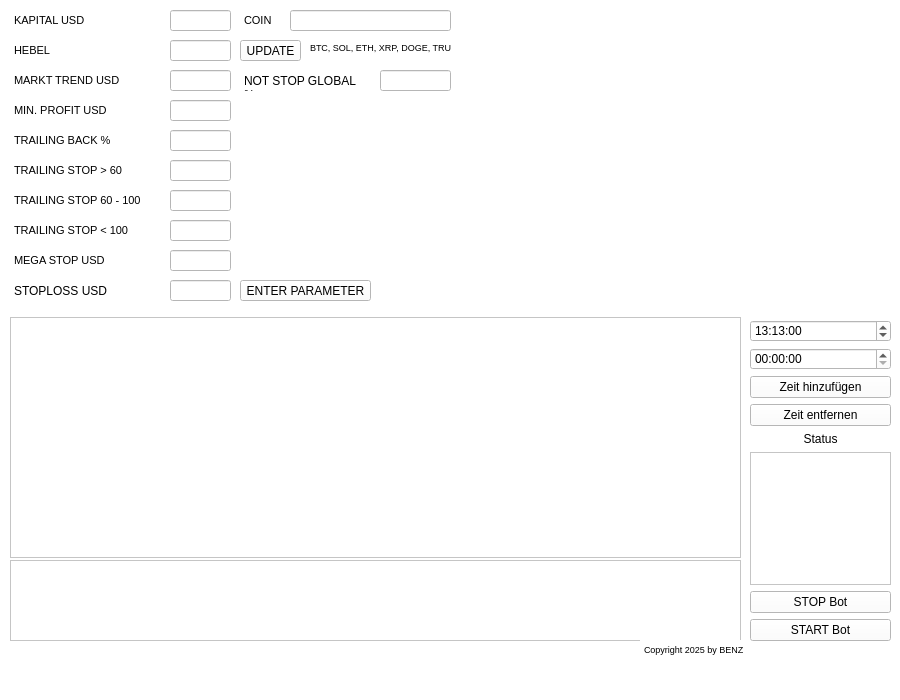
 <widget class="QMainWindow" name="TradingBotV1">
  <property name="geometry">
   <rect>
    <x>0</x>
    <y>0</y>
    <width>900</width>
    <height>700</height>
   </rect>
  </property>
  <property name="minimumSize">
   <size>
    <width>900</width>
    <height>700</height>
   </size>
  </property>
  <property name="maximumSize">
   <size>
    <width>900</width>
    <height>700</height>
   </size>
  </property>
  <property name="sizeIncrement">
   <size>
    <width>900</width>
    <height>700</height>
   </size>
  </property>
  <property name="baseSize">
   <size>
    <width>900</width>
    <height>700</height>
   </size>
  </property>
  <property name="windowTitle">
   <string>TradingBotV1.0</string>
  </property>
  <property name="styleSheet">
   <string notr="true">background-color: white;
</string>
  </property>
  <widget class="QWidget" name="centralwidget">
   <widget class="QWidget" name="layoutWidget">
    <property name="geometry">
     <rect>
      <x>10</x>
      <y>317</y>
      <width>731</width>
      <height>241</height>
     </rect>
    </property>
    <layout class="QVBoxLayout" name="verticalLayout">
     <item>
      <widget class="QTextEdit" name="outputArea">
       <property name="styleSheet">
        <string notr="true">background-color: white;
</string>
       </property>
      </widget>
     </item>
    </layout>
   </widget>
   <widget class="QTextEdit" name="textEdit">
    <property name="geometry">
     <rect>
      <x>10</x>
      <y>10</y>
      <width>151</width>
      <height>21</height>
     </rect>
    </property>
    <property name="styleSheet">
     <string notr="true">background-color: white;
</string>
    </property>
    <property name="frameShape">
     <enum>QFrame::NoFrame</enum>
    </property>
    <property name="frameShadow">
     <enum>QFrame::Raised</enum>
    </property>
    <property name="verticalScrollBarPolicy">
     <enum>Qt::ScrollBarAlwaysOff</enum>
    </property>
    <property name="horizontalScrollBarPolicy">
     <enum>Qt::ScrollBarAlwaysOff</enum>
    </property>
    <property name="html">
     <string>&lt;!DOCTYPE HTML PUBLIC &quot;-//W3C//DTD HTML 4.0//EN&quot; &quot;http://www.w3.org/TR/REC-html40/strict.dtd&quot;&gt;
&lt;html&gt;&lt;head&gt;&lt;meta name=&quot;qrichtext&quot; content=&quot;1&quot; /&gt;&lt;meta charset=&quot;utf-8&quot; /&gt;&lt;style type=&quot;text/css&quot;&gt;
p, li { white-space: pre-wrap; }
hr { height: 1px; border-width: 0; }
li.unchecked::marker { content: &quot;\2610&quot;; }
li.checked::marker { content: &quot;\2612&quot;; }
&lt;/style&gt;&lt;/head&gt;&lt;body style=&quot; font-family:'Segoe UI'; font-size:9pt; font-weight:400; font-style:normal;&quot;&gt;
&lt;p style=&quot; margin-top:12px; margin-bottom:12px; margin-left:0px; margin-right:0px; -qt-block-indent:0; text-indent:0px;&quot;&gt;&lt;span style=&quot; font-size:8pt;&quot;&gt;KAPITAL USD&lt;/span&gt;&lt;/p&gt;&lt;/body&gt;&lt;/html&gt;</string>
    </property>
   </widget>
   <widget class="QTextEdit" name="textEdit_2">
    <property name="geometry">
     <rect>
      <x>10</x>
      <y>40</y>
      <width>151</width>
      <height>21</height>
     </rect>
    </property>
    <property name="styleSheet">
     <string notr="true">background-color: white;
</string>
    </property>
    <property name="frameShape">
     <enum>QFrame::NoFrame</enum>
    </property>
    <property name="frameShadow">
     <enum>QFrame::Plain</enum>
    </property>
    <property name="verticalScrollBarPolicy">
     <enum>Qt::ScrollBarAlwaysOff</enum>
    </property>
    <property name="horizontalScrollBarPolicy">
     <enum>Qt::ScrollBarAlwaysOff</enum>
    </property>
    <property name="html">
     <string>&lt;!DOCTYPE HTML PUBLIC &quot;-//W3C//DTD HTML 4.0//EN&quot; &quot;http://www.w3.org/TR/REC-html40/strict.dtd&quot;&gt;
&lt;html&gt;&lt;head&gt;&lt;meta name=&quot;qrichtext&quot; content=&quot;1&quot; /&gt;&lt;meta charset=&quot;utf-8&quot; /&gt;&lt;style type=&quot;text/css&quot;&gt;
p, li { white-space: pre-wrap; }
hr { height: 1px; border-width: 0; }
li.unchecked::marker { content: &quot;\2610&quot;; }
li.checked::marker { content: &quot;\2612&quot;; }
&lt;/style&gt;&lt;/head&gt;&lt;body style=&quot; font-family:'Segoe UI'; font-size:9pt; font-weight:400; font-style:normal;&quot;&gt;
&lt;p style=&quot; margin-top:0px; margin-bottom:0px; margin-left:0px; margin-right:0px; -qt-block-indent:0; text-indent:0px;&quot;&gt;&lt;span style=&quot; font-size:8pt;&quot;&gt;HEBEL&lt;/span&gt;&lt;/p&gt;&lt;/body&gt;&lt;/html&gt;</string>
    </property>
   </widget>
   <widget class="QTextEdit" name="textEdit_3">
    <property name="geometry">
     <rect>
      <x>10</x>
      <y>100</y>
      <width>151</width>
      <height>21</height>
     </rect>
    </property>
    <property name="styleSheet">
     <string notr="true">background-color: white;
</string>
    </property>
    <property name="frameShape">
     <enum>QFrame::NoFrame</enum>
    </property>
    <property name="frameShadow">
     <enum>QFrame::Plain</enum>
    </property>
    <property name="verticalScrollBarPolicy">
     <enum>Qt::ScrollBarAlwaysOff</enum>
    </property>
    <property name="horizontalScrollBarPolicy">
     <enum>Qt::ScrollBarAlwaysOff</enum>
    </property>
    <property name="html">
     <string>&lt;!DOCTYPE HTML PUBLIC &quot;-//W3C//DTD HTML 4.0//EN&quot; &quot;http://www.w3.org/TR/REC-html40/strict.dtd&quot;&gt;
&lt;html&gt;&lt;head&gt;&lt;meta name=&quot;qrichtext&quot; content=&quot;1&quot; /&gt;&lt;meta charset=&quot;utf-8&quot; /&gt;&lt;style type=&quot;text/css&quot;&gt;
p, li { white-space: pre-wrap; }
hr { height: 1px; border-width: 0; }
li.unchecked::marker { content: &quot;\2610&quot;; }
li.checked::marker { content: &quot;\2612&quot;; }
&lt;/style&gt;&lt;/head&gt;&lt;body style=&quot; font-family:'Segoe UI'; font-size:9pt; font-weight:400; font-style:normal;&quot;&gt;
&lt;p style=&quot; margin-top:0px; margin-bottom:0px; margin-left:0px; margin-right:0px; -qt-block-indent:0; text-indent:0px;&quot;&gt;&lt;span style=&quot; font-size:8pt;&quot;&gt;MIN. PROFIT USD &lt;/span&gt;&lt;/p&gt;&lt;/body&gt;&lt;/html&gt;</string>
    </property>
   </widget>
   <widget class="QTextEdit" name="textEdit_4">
    <property name="geometry">
     <rect>
      <x>10</x>
      <y>70</y>
      <width>151</width>
      <height>21</height>
     </rect>
    </property>
    <property name="styleSheet">
     <string notr="true">background-color: white;
</string>
    </property>
    <property name="frameShape">
     <enum>QFrame::NoFrame</enum>
    </property>
    <property name="frameShadow">
     <enum>QFrame::Plain</enum>
    </property>
    <property name="verticalScrollBarPolicy">
     <enum>Qt::ScrollBarAlwaysOff</enum>
    </property>
    <property name="horizontalScrollBarPolicy">
     <enum>Qt::ScrollBarAlwaysOff</enum>
    </property>
    <property name="html">
     <string>&lt;!DOCTYPE HTML PUBLIC &quot;-//W3C//DTD HTML 4.0//EN&quot; &quot;http://www.w3.org/TR/REC-html40/strict.dtd&quot;&gt;
&lt;html&gt;&lt;head&gt;&lt;meta name=&quot;qrichtext&quot; content=&quot;1&quot; /&gt;&lt;meta charset=&quot;utf-8&quot; /&gt;&lt;style type=&quot;text/css&quot;&gt;
p, li { white-space: pre-wrap; }
hr { height: 1px; border-width: 0; }
li.unchecked::marker { content: &quot;\2610&quot;; }
li.checked::marker { content: &quot;\2612&quot;; }
&lt;/style&gt;&lt;/head&gt;&lt;body style=&quot; font-family:'Segoe UI'; font-size:9pt; font-weight:400; font-style:normal;&quot;&gt;
&lt;p style=&quot; margin-top:0px; margin-bottom:0px; margin-left:0px; margin-right:0px; -qt-block-indent:0; text-indent:0px;&quot;&gt;&lt;span style=&quot; font-size:8pt;&quot;&gt;MARKT TREND USD&lt;/span&gt;&lt;/p&gt;&lt;/body&gt;&lt;/html&gt;</string>
    </property>
   </widget>
   <widget class="QTextEdit" name="textEdit_5">
    <property name="geometry">
     <rect>
      <x>10</x>
      <y>190</y>
      <width>151</width>
      <height>21</height>
     </rect>
    </property>
    <property name="styleSheet">
     <string notr="true">background-color: white;
</string>
    </property>
    <property name="frameShape">
     <enum>QFrame::NoFrame</enum>
    </property>
    <property name="frameShadow">
     <enum>QFrame::Plain</enum>
    </property>
    <property name="verticalScrollBarPolicy">
     <enum>Qt::ScrollBarAlwaysOff</enum>
    </property>
    <property name="horizontalScrollBarPolicy">
     <enum>Qt::ScrollBarAlwaysOff</enum>
    </property>
    <property name="html">
     <string>&lt;!DOCTYPE HTML PUBLIC &quot;-//W3C//DTD HTML 4.0//EN&quot; &quot;http://www.w3.org/TR/REC-html40/strict.dtd&quot;&gt;
&lt;html&gt;&lt;head&gt;&lt;meta name=&quot;qrichtext&quot; content=&quot;1&quot; /&gt;&lt;meta charset=&quot;utf-8&quot; /&gt;&lt;style type=&quot;text/css&quot;&gt;
p, li { white-space: pre-wrap; }
hr { height: 1px; border-width: 0; }
li.unchecked::marker { content: &quot;\2610&quot;; }
li.checked::marker { content: &quot;\2612&quot;; }
&lt;/style&gt;&lt;/head&gt;&lt;body style=&quot; font-family:'Segoe UI'; font-size:9pt; font-weight:400; font-style:normal;&quot;&gt;
&lt;p style=&quot; margin-top:0px; margin-bottom:0px; margin-left:0px; margin-right:0px; -qt-block-indent:0; text-indent:0px;&quot;&gt;&lt;span style=&quot; font-size:8pt;&quot;&gt;TRAILING STOP 60 - 100&lt;/span&gt;&lt;/p&gt;&lt;/body&gt;&lt;/html&gt;</string>
    </property>
   </widget>
   <widget class="QTextEdit" name="textEdit_6">
    <property name="geometry">
     <rect>
      <x>10</x>
      <y>160</y>
      <width>151</width>
      <height>21</height>
     </rect>
    </property>
    <property name="styleSheet">
     <string notr="true">background-color: white;
</string>
    </property>
    <property name="frameShape">
     <enum>QFrame::NoFrame</enum>
    </property>
    <property name="frameShadow">
     <enum>QFrame::Plain</enum>
    </property>
    <property name="verticalScrollBarPolicy">
     <enum>Qt::ScrollBarAlwaysOff</enum>
    </property>
    <property name="horizontalScrollBarPolicy">
     <enum>Qt::ScrollBarAlwaysOff</enum>
    </property>
    <property name="html">
     <string>&lt;!DOCTYPE HTML PUBLIC &quot;-//W3C//DTD HTML 4.0//EN&quot; &quot;http://www.w3.org/TR/REC-html40/strict.dtd&quot;&gt;
&lt;html&gt;&lt;head&gt;&lt;meta name=&quot;qrichtext&quot; content=&quot;1&quot; /&gt;&lt;meta charset=&quot;utf-8&quot; /&gt;&lt;style type=&quot;text/css&quot;&gt;
p, li { white-space: pre-wrap; }
hr { height: 1px; border-width: 0; }
li.unchecked::marker { content: &quot;\2610&quot;; }
li.checked::marker { content: &quot;\2612&quot;; }
&lt;/style&gt;&lt;/head&gt;&lt;body style=&quot; font-family:'Segoe UI'; font-size:9pt; font-weight:400; font-style:normal;&quot;&gt;
&lt;p style=&quot; margin-top:0px; margin-bottom:0px; margin-left:0px; margin-right:0px; -qt-block-indent:0; text-indent:0px;&quot;&gt;&lt;span style=&quot; font-size:8pt;&quot;&gt;TRAILING STOP &amp;gt; 60&lt;/span&gt;&lt;/p&gt;&lt;/body&gt;&lt;/html&gt;</string>
    </property>
   </widget>
   <widget class="QTextEdit" name="textEdit_7">
    <property name="geometry">
     <rect>
      <x>10</x>
      <y>130</y>
      <width>151</width>
      <height>21</height>
     </rect>
    </property>
    <property name="styleSheet">
     <string notr="true">background-color: white;
</string>
    </property>
    <property name="frameShape">
     <enum>QFrame::NoFrame</enum>
    </property>
    <property name="frameShadow">
     <enum>QFrame::Plain</enum>
    </property>
    <property name="verticalScrollBarPolicy">
     <enum>Qt::ScrollBarAlwaysOff</enum>
    </property>
    <property name="horizontalScrollBarPolicy">
     <enum>Qt::ScrollBarAlwaysOff</enum>
    </property>
    <property name="html">
     <string>&lt;!DOCTYPE HTML PUBLIC &quot;-//W3C//DTD HTML 4.0//EN&quot; &quot;http://www.w3.org/TR/REC-html40/strict.dtd&quot;&gt;
&lt;html&gt;&lt;head&gt;&lt;meta name=&quot;qrichtext&quot; content=&quot;1&quot; /&gt;&lt;meta charset=&quot;utf-8&quot; /&gt;&lt;style type=&quot;text/css&quot;&gt;
p, li { white-space: pre-wrap; }
hr { height: 1px; border-width: 0; }
li.unchecked::marker { content: &quot;\2610&quot;; }
li.checked::marker { content: &quot;\2612&quot;; }
&lt;/style&gt;&lt;/head&gt;&lt;body style=&quot; font-family:'Segoe UI'; font-size:9pt; font-weight:400; font-style:normal;&quot;&gt;
&lt;p style=&quot; margin-top:0px; margin-bottom:0px; margin-left:0px; margin-right:0px; -qt-block-indent:0; text-indent:0px;&quot;&gt;&lt;span style=&quot; font-size:8pt;&quot;&gt;TRAILING BACK %&lt;/span&gt;&lt;/p&gt;&lt;/body&gt;&lt;/html&gt;</string>
    </property>
   </widget>
   <widget class="QTextEdit" name="textEdit_8">
    <property name="geometry">
     <rect>
      <x>10</x>
      <y>250</y>
      <width>151</width>
      <height>21</height>
     </rect>
    </property>
    <property name="styleSheet">
     <string notr="true">background-color: white;
</string>
    </property>
    <property name="frameShape">
     <enum>QFrame::NoFrame</enum>
    </property>
    <property name="frameShadow">
     <enum>QFrame::Plain</enum>
    </property>
    <property name="verticalScrollBarPolicy">
     <enum>Qt::ScrollBarAlwaysOff</enum>
    </property>
    <property name="horizontalScrollBarPolicy">
     <enum>Qt::ScrollBarAlwaysOff</enum>
    </property>
    <property name="html">
     <string>&lt;!DOCTYPE HTML PUBLIC &quot;-//W3C//DTD HTML 4.0//EN&quot; &quot;http://www.w3.org/TR/REC-html40/strict.dtd&quot;&gt;
&lt;html&gt;&lt;head&gt;&lt;meta name=&quot;qrichtext&quot; content=&quot;1&quot; /&gt;&lt;meta charset=&quot;utf-8&quot; /&gt;&lt;style type=&quot;text/css&quot;&gt;
p, li { white-space: pre-wrap; }
hr { height: 1px; border-width: 0; }
li.unchecked::marker { content: &quot;\2610&quot;; }
li.checked::marker { content: &quot;\2612&quot;; }
&lt;/style&gt;&lt;/head&gt;&lt;body style=&quot; font-family:'Segoe UI'; font-size:9pt; font-weight:400; font-style:normal;&quot;&gt;
&lt;p style=&quot; margin-top:0px; margin-bottom:0px; margin-left:0px; margin-right:0px; -qt-block-indent:0; text-indent:0px;&quot;&gt;&lt;span style=&quot; font-size:8pt;&quot;&gt;MEGA STOP USD&lt;/span&gt;&lt;/p&gt;&lt;/body&gt;&lt;/html&gt;</string>
    </property>
   </widget>
   <widget class="QPushButton" name="enterParameterButton">
    <property name="geometry">
     <rect>
      <x>240</x>
      <y>280</y>
      <width>131</width>
      <height>21</height>
     </rect>
    </property>
    <property name="text">
     <string>ENTER PARAMETER</string>
    </property>
   </widget>
   <widget class="QLineEdit" name="entryOffsetLineEdit">
    <property name="geometry">
     <rect>
      <x>170</x>
      <y>70</y>
      <width>61</width>
      <height>21</height>
     </rect>
    </property>
    <property name="styleSheet">
     <string notr="true">background-color: white;
</string>
    </property>
   </widget>
   <widget class="QLineEdit" name="minProfitLineEdit">
    <property name="geometry">
     <rect>
      <x>170</x>
      <y>100</y>
      <width>61</width>
      <height>21</height>
     </rect>
    </property>
    <property name="styleSheet">
     <string notr="true">background-color: white;
</string>
    </property>
   </widget>
   <widget class="QLineEdit" name="trailingDropLineEdit">
    <property name="geometry">
     <rect>
      <x>170</x>
      <y>130</y>
      <width>61</width>
      <height>21</height>
     </rect>
    </property>
    <property name="styleSheet">
     <string notr="true">background-color: white;
</string>
    </property>
   </widget>
   <widget class="QLineEdit" name="trailingStopBelowLineEdit">
    <property name="geometry">
     <rect>
      <x>170</x>
      <y>160</y>
      <width>61</width>
      <height>21</height>
     </rect>
    </property>
    <property name="styleSheet">
     <string notr="true">background-color: white;
</string>
    </property>
   </widget>
   <widget class="QLineEdit" name="trailingStopBetweenLineEdit">
    <property name="geometry">
     <rect>
      <x>170</x>
      <y>190</y>
      <width>61</width>
      <height>21</height>
     </rect>
    </property>
    <property name="styleSheet">
     <string notr="true">background-color: white;
</string>
    </property>
   </widget>
   <widget class="QLineEdit" name="megaStopLineEdit">
    <property name="geometry">
     <rect>
      <x>170</x>
      <y>250</y>
      <width>61</width>
      <height>21</height>
     </rect>
    </property>
   </widget>
   <widget class="QLineEdit" name="trailingStopAboveLineEdit">
    <property name="geometry">
     <rect>
      <x>170</x>
      <y>220</y>
      <width>61</width>
      <height>21</height>
     </rect>
    </property>
    <property name="styleSheet">
     <string notr="true">background-color: white;
</string>
    </property>
   </widget>
   <widget class="QTextEdit" name="textEdit_9">
    <property name="geometry">
     <rect>
      <x>10</x>
      <y>220</y>
      <width>151</width>
      <height>21</height>
     </rect>
    </property>
    <property name="styleSheet">
     <string notr="true">background-color: white;
</string>
    </property>
    <property name="frameShape">
     <enum>QFrame::NoFrame</enum>
    </property>
    <property name="frameShadow">
     <enum>QFrame::Plain</enum>
    </property>
    <property name="verticalScrollBarPolicy">
     <enum>Qt::ScrollBarAlwaysOff</enum>
    </property>
    <property name="horizontalScrollBarPolicy">
     <enum>Qt::ScrollBarAlwaysOff</enum>
    </property>
    <property name="html">
     <string>&lt;!DOCTYPE HTML PUBLIC &quot;-//W3C//DTD HTML 4.0//EN&quot; &quot;http://www.w3.org/TR/REC-html40/strict.dtd&quot;&gt;
&lt;html&gt;&lt;head&gt;&lt;meta name=&quot;qrichtext&quot; content=&quot;1&quot; /&gt;&lt;meta charset=&quot;utf-8&quot; /&gt;&lt;style type=&quot;text/css&quot;&gt;
p, li { white-space: pre-wrap; }
hr { height: 1px; border-width: 0; }
li.unchecked::marker { content: &quot;\2610&quot;; }
li.checked::marker { content: &quot;\2612&quot;; }
&lt;/style&gt;&lt;/head&gt;&lt;body style=&quot; font-family:'Segoe UI'; font-size:9pt; font-weight:400; font-style:normal;&quot;&gt;
&lt;p style=&quot; margin-top:0px; margin-bottom:0px; margin-left:0px; margin-right:0px; -qt-block-indent:0; text-indent:0px;&quot;&gt;&lt;span style=&quot; font-size:8pt;&quot;&gt;TRAILING STOP &amp;lt; 100&lt;/span&gt;&lt;/p&gt;&lt;/body&gt;&lt;/html&gt;</string>
    </property>
   </widget>
   <widget class="QLineEdit" name="leverageLineEdit">
    <property name="geometry">
     <rect>
      <x>170</x>
      <y>40</y>
      <width>61</width>
      <height>21</height>
     </rect>
    </property>
    <property name="styleSheet">
     <string notr="true">background-color: white;
</string>
    </property>
   </widget>
   <widget class="QLineEdit" name="tradeAmountLineEdit">
    <property name="geometry">
     <rect>
      <x>170</x>
      <y>10</y>
      <width>61</width>
      <height>21</height>
     </rect>
    </property>
    <property name="styleSheet">
     <string notr="true">background-color: white;
</string>
    </property>
   </widget>
   <widget class="QLabel" name="label">
    <property name="geometry">
     <rect>
      <x>-10</x>
      <y>-20</y>
      <width>1001</width>
      <height>331</height>
     </rect>
    </property>
    <property name="minimumSize">
     <size>
      <width>781</width>
      <height>0</height>
     </size>
    </property>
    <property name="text">
     <string/>
    </property>
    <property name="pixmap">
     <pixmap>BT1.png</pixmap>
    </property>
    <property name="scaledContents">
     <bool>true</bool>
    </property>
   </widget>
   <widget class="QWidget" name="verticalLayoutWidget">
    <property name="geometry">
     <rect>
      <x>750</x>
      <y>320</y>
      <width>141</width>
      <height>321</height>
     </rect>
    </property>
    <layout class="QVBoxLayout" name="verticalLayout_2">
     <item>
      <widget class="QTimeEdit" name="timeEditStart">
       <property name="dateTime">
        <datetime>
         <hour>13</hour>
         <minute>13</minute>
         <second>0</second>
         <year>2025</year>
         <month>3</month>
         <day>16</day>
        </datetime>
       </property>
       <property name="date">
        <date>
         <year>2025</year>
         <month>3</month>
         <day>16</day>
        </date>
       </property>
       <property name="calendarPopup">
        <bool>true</bool>
       </property>
       <property name="time">
        <time>
         <hour>13</hour>
         <minute>13</minute>
         <second>0</second>
        </time>
       </property>
      </widget>
     </item>
     <item>
      <widget class="QTimeEdit" name="timeEditStop"/>
     </item>
     <item>
      <widget class="QPushButton" name="btnAddSchedule">
       <property name="text">
        <string>Zeit hinzufügen</string>
       </property>
      </widget>
     </item>
     <item>
      <widget class="QPushButton" name="btnRemoveSchedule">
       <property name="text">
        <string>Zeit entfernen</string>
       </property>
      </widget>
     </item>
     <item>
      <widget class="QLabel" name="lblStatus">
       <property name="text">
        <string>Status</string>
       </property>
       <property name="alignment">
        <set>Qt::AlignCenter</set>
       </property>
      </widget>
     </item>
     <item>
      <widget class="QListWidget" name="listSchedule"/>
     </item>
     <item>
      <widget class="QPushButton" name="stopBotButton">
       <property name="text">
        <string>STOP Bot</string>
       </property>
      </widget>
     </item>
     <item>
      <widget class="QPushButton" name="startBotButton">
       <property name="text">
        <string>START Bot</string>
       </property>
      </widget>
     </item>
    </layout>
   </widget>
   <widget class="QWidget" name="layoutWidget_4">
    <property name="geometry">
     <rect>
      <x>10</x>
      <y>560</y>
      <width>731</width>
      <height>81</height>
     </rect>
    </property>
    <layout class="QVBoxLayout" name="verticalLayout_5">
     <item>
      <widget class="QTableWidget" name="tableWidgetPositions"/>
     </item>
    </layout>
   </widget>
   <widget class="QLabel" name="label_2">
    <property name="geometry">
     <rect>
      <x>310</x>
      <y>40</y>
      <width>141</width>
      <height>16</height>
     </rect>
    </property>
    <property name="text">
     <string>&lt;html&gt;&lt;head/&gt;&lt;body&gt;&lt;p align=&quot;center&quot;&gt;&lt;span style=&quot; font-size:7pt;&quot;&gt;BTC, SOL, ETH, XRP, DOGE, TRUMP&lt;/span&gt;&lt;/p&gt;&lt;/body&gt;&lt;/html&gt;</string>
    </property>
   </widget>
   <widget class="QTextEdit" name="textEdit_11">
    <property name="geometry">
     <rect>
      <x>240</x>
      <y>10</y>
      <width>41</width>
      <height>21</height>
     </rect>
    </property>
    <property name="styleSheet">
     <string notr="true">background-color: white;
</string>
    </property>
    <property name="frameShape">
     <enum>QFrame::NoFrame</enum>
    </property>
    <property name="frameShadow">
     <enum>QFrame::Raised</enum>
    </property>
    <property name="verticalScrollBarPolicy">
     <enum>Qt::ScrollBarAlwaysOff</enum>
    </property>
    <property name="horizontalScrollBarPolicy">
     <enum>Qt::ScrollBarAlwaysOff</enum>
    </property>
    <property name="html">
     <string>&lt;!DOCTYPE HTML PUBLIC &quot;-//W3C//DTD HTML 4.0//EN&quot; &quot;http://www.w3.org/TR/REC-html40/strict.dtd&quot;&gt;
&lt;html&gt;&lt;head&gt;&lt;meta name=&quot;qrichtext&quot; content=&quot;1&quot; /&gt;&lt;meta charset=&quot;utf-8&quot; /&gt;&lt;style type=&quot;text/css&quot;&gt;
p, li { white-space: pre-wrap; }
hr { height: 1px; border-width: 0; }
li.unchecked::marker { content: &quot;\2610&quot;; }
li.checked::marker { content: &quot;\2612&quot;; }
&lt;/style&gt;&lt;/head&gt;&lt;body style=&quot; font-family:'Segoe UI'; font-size:9pt; font-weight:400; font-style:normal;&quot;&gt;
&lt;p style=&quot; margin-top:12px; margin-bottom:12px; margin-left:0px; margin-right:0px; -qt-block-indent:0; text-indent:0px;&quot;&gt;&lt;span style=&quot; font-size:8pt;&quot;&gt;COIN&lt;/span&gt;&lt;/p&gt;&lt;/body&gt;&lt;/html&gt;</string>
    </property>
   </widget>
   <widget class="QLineEdit" name="coinLineEdit">
    <property name="geometry">
     <rect>
      <x>290</x>
      <y>10</y>
      <width>161</width>
      <height>21</height>
     </rect>
    </property>
   </widget>
   <widget class="QPushButton" name="updateConfigButton">
    <property name="geometry">
     <rect>
      <x>240</x>
      <y>40</y>
      <width>61</width>
      <height>21</height>
     </rect>
    </property>
    <property name="text">
     <string>UPDATE</string>
    </property>
   </widget>
   <widget class="QLineEdit" name="fixedStopLossLineEdit">
    <property name="geometry">
     <rect>
      <x>170</x>
      <y>280</y>
      <width>61</width>
      <height>21</height>
     </rect>
    </property>
   </widget>
   <widget class="QTextEdit" name="textEdit_10">
    <property name="geometry">
     <rect>
      <x>10</x>
      <y>280</y>
      <width>151</width>
      <height>21</height>
     </rect>
    </property>
    <property name="styleSheet">
     <string notr="true">background-color: white;
</string>
    </property>
    <property name="frameShape">
     <enum>QFrame::NoFrame</enum>
    </property>
    <property name="frameShadow">
     <enum>QFrame::Plain</enum>
    </property>
    <property name="verticalScrollBarPolicy">
     <enum>Qt::ScrollBarAlwaysOff</enum>
    </property>
    <property name="horizontalScrollBarPolicy">
     <enum>Qt::ScrollBarAlwaysOff</enum>
    </property>
    <property name="html">
     <string>&lt;!DOCTYPE HTML PUBLIC &quot;-//W3C//DTD HTML 4.0//EN&quot; &quot;http://www.w3.org/TR/REC-html40/strict.dtd&quot;&gt;
&lt;html&gt;&lt;head&gt;&lt;meta name=&quot;qrichtext&quot; content=&quot;1&quot; /&gt;&lt;meta charset=&quot;utf-8&quot; /&gt;&lt;style type=&quot;text/css&quot;&gt;
p, li { white-space: pre-wrap; }
hr { height: 1px; border-width: 0; }
li.unchecked::marker { content: &quot;\2610&quot;; }
li.checked::marker { content: &quot;\2612&quot;; }
&lt;/style&gt;&lt;/head&gt;&lt;body style=&quot; font-family:'Segoe UI'; font-size:9pt; font-weight:400; font-style:normal;&quot;&gt;
&lt;p style=&quot; margin-top:0px; margin-bottom:0px; margin-left:0px; margin-right:0px; -qt-block-indent:0; text-indent:0px;&quot;&gt;STOPLOSS USD&lt;/p&gt;
&lt;p style=&quot;-qt-paragraph-type:empty; margin-top:0px; margin-bottom:0px; margin-left:0px; margin-right:0px; -qt-block-indent:0; text-indent:0px;&quot;&gt;&lt;br /&gt;&lt;/p&gt;&lt;/body&gt;&lt;/html&gt;</string>
    </property>
   </widget>
   <widget class="QTextEdit" name="textEdit_12">
    <property name="geometry">
     <rect>
      <x>640</x>
      <y>640</y>
      <width>111</width>
      <height>16</height>
     </rect>
    </property>
    <property name="styleSheet">
     <string notr="true">background-color: white;
</string>
    </property>
    <property name="frameShape">
     <enum>QFrame::NoFrame</enum>
    </property>
    <property name="frameShadow">
     <enum>QFrame::Plain</enum>
    </property>
    <property name="verticalScrollBarPolicy">
     <enum>Qt::ScrollBarAlwaysOff</enum>
    </property>
    <property name="horizontalScrollBarPolicy">
     <enum>Qt::ScrollBarAlwaysOff</enum>
    </property>
    <property name="html">
     <string>&lt;!DOCTYPE HTML PUBLIC &quot;-//W3C//DTD HTML 4.0//EN&quot; &quot;http://www.w3.org/TR/REC-html40/strict.dtd&quot;&gt;
&lt;html&gt;&lt;head&gt;&lt;meta name=&quot;qrichtext&quot; content=&quot;1&quot; /&gt;&lt;meta charset=&quot;utf-8&quot; /&gt;&lt;style type=&quot;text/css&quot;&gt;
p, li { white-space: pre-wrap; }
hr { height: 1px; border-width: 0; }
li.unchecked::marker { content: &quot;\2610&quot;; }
li.checked::marker { content: &quot;\2612&quot;; }
&lt;/style&gt;&lt;/head&gt;&lt;body style=&quot; font-family:'Segoe UI'; font-size:9pt; font-weight:400; font-style:normal;&quot;&gt;
&lt;p style=&quot; margin-top:0px; margin-bottom:0px; margin-left:0px; margin-right:0px; -qt-block-indent:0; text-indent:0px;&quot;&gt;&lt;span style=&quot; font-size:7pt;&quot;&gt;Copyright 2025 by BENZ&lt;/span&gt;&lt;/p&gt;
&lt;p style=&quot;-qt-paragraph-type:empty; margin-top:0px; margin-bottom:0px; margin-left:0px; margin-right:0px; -qt-block-indent:0; text-indent:0px; font-size:6pt;&quot;&gt;&lt;br /&gt;&lt;/p&gt;&lt;/body&gt;&lt;/html&gt;</string>
    </property>
   </widget>
   <widget class="QLineEdit" name="emergencyStopLineEdit">
    <property name="geometry">
     <rect>
      <x>380</x>
      <y>70</y>
      <width>71</width>
      <height>21</height>
     </rect>
    </property>
   </widget>
   <widget class="QTextEdit" name="textEdit_13">
    <property name="geometry">
     <rect>
      <x>240</x>
      <y>70</y>
      <width>131</width>
      <height>21</height>
     </rect>
    </property>
    <property name="styleSheet">
     <string notr="true">background-color: white;
</string>
    </property>
    <property name="frameShape">
     <enum>QFrame::NoFrame</enum>
    </property>
    <property name="frameShadow">
     <enum>QFrame::Plain</enum>
    </property>
    <property name="verticalScrollBarPolicy">
     <enum>Qt::ScrollBarAlwaysOff</enum>
    </property>
    <property name="horizontalScrollBarPolicy">
     <enum>Qt::ScrollBarAlwaysOff</enum>
    </property>
    <property name="html">
     <string>&lt;!DOCTYPE HTML PUBLIC &quot;-//W3C//DTD HTML 4.0//EN&quot; &quot;http://www.w3.org/TR/REC-html40/strict.dtd&quot;&gt;
&lt;html&gt;&lt;head&gt;&lt;meta name=&quot;qrichtext&quot; content=&quot;1&quot; /&gt;&lt;meta charset=&quot;utf-8&quot; /&gt;&lt;style type=&quot;text/css&quot;&gt;
p, li { white-space: pre-wrap; }
hr { height: 1px; border-width: 0; }
li.unchecked::marker { content: &quot;\2610&quot;; }
li.checked::marker { content: &quot;\2612&quot;; }
&lt;/style&gt;&lt;/head&gt;&lt;body style=&quot; font-family:'Segoe UI'; font-size:9pt; font-weight:400; font-style:normal;&quot;&gt;
&lt;p style=&quot; margin-top:0px; margin-bottom:0px; margin-left:0px; margin-right:0px; -qt-block-indent:0; text-indent:0px;&quot;&gt;NOT STOP GLOBAL %&lt;/p&gt;&lt;/body&gt;&lt;/html&gt;</string>
    </property>
   </widget>
   <zorder>label</zorder>
   <zorder>layoutWidget</zorder>
   <zorder>textEdit</zorder>
   <zorder>textEdit_2</zorder>
   <zorder>textEdit_3</zorder>
   <zorder>textEdit_4</zorder>
   <zorder>textEdit_5</zorder>
   <zorder>textEdit_6</zorder>
   <zorder>textEdit_7</zorder>
   <zorder>textEdit_8</zorder>
   <zorder>enterParameterButton</zorder>
   <zorder>entryOffsetLineEdit</zorder>
   <zorder>minProfitLineEdit</zorder>
   <zorder>trailingDropLineEdit</zorder>
   <zorder>trailingStopBelowLineEdit</zorder>
   <zorder>trailingStopBetweenLineEdit</zorder>
   <zorder>megaStopLineEdit</zorder>
   <zorder>trailingStopAboveLineEdit</zorder>
   <zorder>textEdit_9</zorder>
   <zorder>leverageLineEdit</zorder>
   <zorder>tradeAmountLineEdit</zorder>
   <zorder>verticalLayoutWidget</zorder>
   <zorder>layoutWidget_4</zorder>
   <zorder>label_2</zorder>
   <zorder>textEdit_11</zorder>
   <zorder>coinLineEdit</zorder>
   <zorder>updateConfigButton</zorder>
   <zorder>fixedStopLossLineEdit</zorder>
   <zorder>textEdit_10</zorder>
   <zorder>textEdit_12</zorder>
   <zorder>emergencyStopLineEdit</zorder>
   <zorder>textEdit_13</zorder>
  </widget>
  <widget class="QMenuBar" name="menubar">
   <property name="geometry">
    <rect>
     <x>0</x>
     <y>0</y>
     <width>900</width>
     <height>22</height>
    </rect>
   </property>
  </widget>
  <widget class="QStatusBar" name="statusbar"/>
 </widget>
